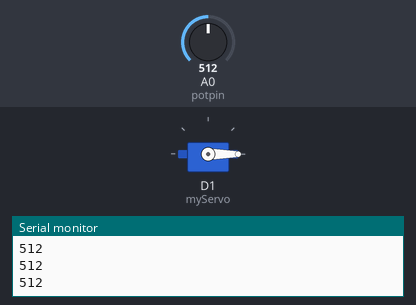
This sketch was run on a simulated ESP8266 (NodeMCU). Shown: servo, the last lines printed to the serial monitor. The inputs (shaded band) are chosen by the test bench; at power-on: A0 (potpin) = 512.

Above: at 1.2 s.
1.3 s: A0 (potpin) set to 267
2.8 s: A0 (potpin) set to 232
At 4.0 s:
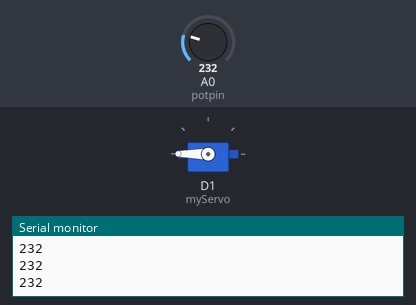
4.3 s: A0 (potpin) set to 260
At 5.4 s:
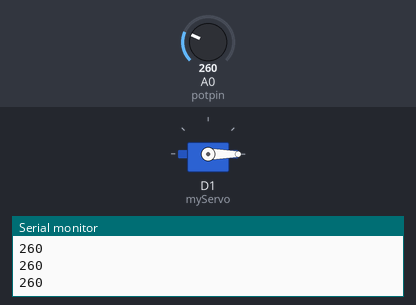
5.8 s: A0 (potpin) set to 240
At 6.3 s:
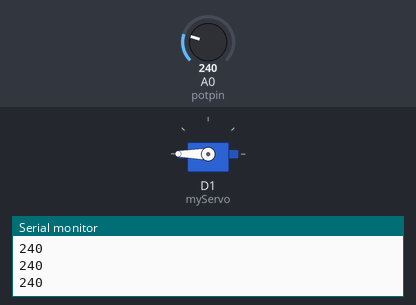
Timing chart, 0 to 8.3 s (numbered marks = the images above; inputs shaded):
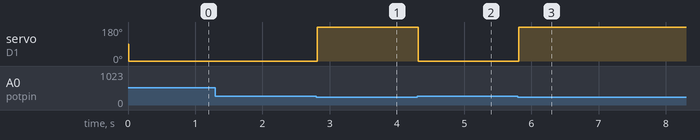

The sketch:

Arduino-Servo_with_LDR.ino
```cpp
#include <Servo.h>     // Library for Servo Motor

int potpin= A0;// initialize analog pin 0, connected with photovaristor


int val=0;// initialize variable val

Servo myServo;   // define servo name


/* The setup() function is called when a sketch starts. It is used to initialize variables, pin modes, start using libraries, etc. This function will only run once, after each power up or reset of the Arduino board. */


void setup()

{


Serial.begin(9600);   // set baud rate at “9600”

myServo.attach(D1);   // servo pin


}


/* The loop() function executes the program repeatedly until Specified. */


void loop()

{

val=analogRead(potpin);// read the analog value of the sensor and assign it to val

Serial.println(val);// display the value of val

//analogWrite(ledpin,val);// turn on the LED and set up brightness（maximum output value 255）

delay(10);// wait for 0.01

if(val <= 250)
{

   myServo.write(180);

}

else


{

   myServo.write(0);

}
}
```

Measured:
- the behaviour switches between 251 and 250 on A0 (potpin) (found by bisection; images 0 and 1)
- after the input at 2.8 s, servo on D1 (myServo): 0° → 180° at once
- after the input at 4.3 s, servo on D1 (myServo): 180° → 0° at once
- after the input at 5.8 s, servo on D1 (myServo): 0° → 180° at once
